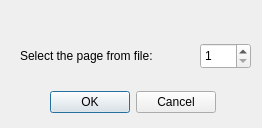
<?xml version="1.0" encoding="UTF-8"?>
<ui version="4.0">
 <class>OpenPdf</class>
 <widget class="QDialog" name="OpenPdf">
  <property name="windowModality">
   <enum>Qt::ApplicationModal</enum>
  </property>
  <property name="geometry">
   <rect>
    <x>0</x>
    <y>0</y>
    <width>262</width>
    <height>128</height>
   </rect>
  </property>
  <property name="windowTitle">
   <string>Page selector</string>
  </property>
  <widget class="QDialogButtonBox" name="buttonBox">
   <property name="geometry">
    <rect>
     <x>50</x>
     <y>90</y>
     <width>166</width>
     <height>25</height>
    </rect>
   </property>
   <property name="standardButtons">
    <set>QDialogButtonBox::Cancel|QDialogButtonBox::Ok</set>
   </property>
   <property name="centerButtons">
    <bool>false</bool>
   </property>
  </widget>
  <widget class="QLabel" name="label">
   <property name="geometry">
    <rect>
     <x>20</x>
     <y>30</y>
     <width>191</width>
     <height>51</height>
    </rect>
   </property>
   <property name="sizeIncrement">
    <size>
     <width>0</width>
     <height>0</height>
    </size>
   </property>
   <property name="text">
    <string>Select the page from file:</string>
   </property>
   <property name="textFormat">
    <enum>Qt::AutoText</enum>
   </property>
   <property name="alignment">
    <set>Qt::AlignLeading|Qt::AlignLeft|Qt::AlignVCenter</set>
   </property>
   <property name="wordWrap">
    <bool>true</bool>
   </property>
   <property name="margin">
    <number>2</number>
   </property>
   <property name="indent">
    <number>-1</number>
   </property>
  </widget>
  <widget class="QSpinBox" name="spinBox">
   <property name="geometry">
    <rect>
     <x>200</x>
     <y>43</y>
     <width>51</width>
     <height>26</height>
    </rect>
   </property>
   <property name="minimum">
    <number>1</number>
   </property>
   <property name="maximum">
    <number>1000</number>
   </property>
  </widget>
 </widget>
 <resources/>
 <connections/>
</ui>
